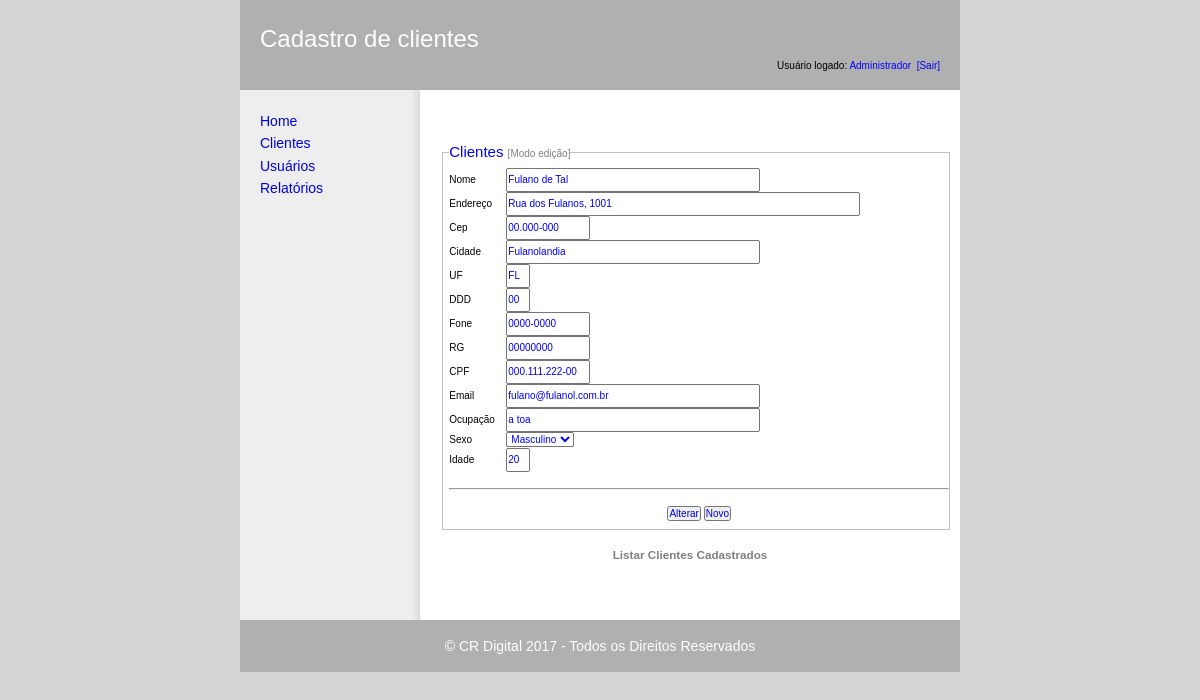
/cadCliente/clientes.php?idCliente=1 (signed in), run on the app's committed database.
### tables this page shows
CREATE TABLE `cliente` (
  `idCliente` int(11) NOT NULL,
  `nome` varchar(155) NOT NULL,
  `endereco` varchar(155) NOT NULL,
  `cep` char(10) NOT NULL,
  `cidade` varchar(100) NOT NULL,
  `uf` char(2) NOT NULL,
  `ddd` char(2) NOT NULL,
  `fone` char(10) NOT NULL,
  `rg` varchar(25) NOT NULL,
  `cpf` varchar(15) NOT NULL,
  `email` varchar(155) NOT NULL,
  `ocupacao` varchar(155) NOT NULL,
  `sexo` char(1) NOT NULL,
  `idade` char(20) NOT NULL,
  `data_cad` datetime NOT NULL
);

### cadCliente/source/php/Conexao.class.php (called while the page is built, shortened)
<?php
class Conexao
{
	public $host       = "localhost";
	public $user       = "php_mysql";
	public $pass       = "12345";
	public $dbBase     = "php_mysql";
	public $erro       = "Falha na conexao com MySql.";
	private $link      = "";
	public function conectaBase()
	{
		$lnk = @mysqli_connect($this->host,$this->user,$this->pass, $this->dbBase)or die($this->erro);
		$this->link = $lnk;
	}
	public function getLink()
	{
		return $this->link;
	}
}
?>

### cadCliente/clientes.php (the view, shortened to what this page needs)
<?php
$conn = new Conexao();
$conn->conectaBase();
if(isset($_GET['idCliente']))
{
	$sql   = "SELECT * FROM cliente WHERE idCliente=".$_GET['idCliente']."";
	$query = @mysqli_query( $conn->getLink(), $sql );
	$linha = @mysqli_fetch_assoc($query);
}
?>
<!doctype html>
<html lang='pt-br'>
<head>
	<link rel='stylesheet' href='source/css/normalize.css'>
	<link rel='stylesheet' href='source/css/geral.css'>
</head>
<body onLoad="document.frmCadCliente.nome.focus()">
<div id="wrapper">
<div id="branding">
<?php include "source/php/head.php";?>
</div>
<div id="content">
<p>&nbsp;</p>
<div class="form">
<fieldset>
<legend>
	Clientes
	<?php
		if(isset($_GET['idCliente']))
		{
			echo "<label class='label'>[Modo edição]</label>";
		}
		else
		{
			echo "<label class='label'>[Modo inserção]</label>";
		}
	?>
</legend>
<table>
<form name="frmCadCliente" method="post" action="source/php/trataCliente.php">
<tr>
	<td>Nome</td>
	<td>
		<input class="input-large" type="text" name="nome" value="<?php echo $linha['nome'];?>" >
	</td>
</tr>
<tr>
	<td>Endereço</td>
	<td>
		<input class="input-largexx" type="text" name="endereco" value="<?php echo $linha['endereco'];?>" >
	</td>
</tr>
<tr>
	<td>Cep</td>
	<td>
		<input class="input-medium" type="text" name="cep" value="<?php echo $linha['cep'];?>" >
	</td>
</tr>
<tr>
	<td>Cidade</td>
	<td>
		<input class="input-large" type="text" name="cidade" value="<?php echo $linha['cidade'];?>" >
	</td>
</tr>
<tr>
	<td>UF</td>
	<td>
		<input class="input-small" type="text" name="uf" value="<?php echo $linha['uf'];?>" >
	</td>
</tr>
<tr>
	<td>DDD</td>
	<td>
		<input class="input-small" type="text" name="ddd" value="<?php echo $linha['ddd'];?>" >
	</td>
</tr>
<tr>
	<td>Fone</td>
	<td>
		<input class="input-medium" type="text" name="fone" value="<?php echo $linha['fone'];?>" >
	</td>
</tr>
<tr>
	<td>RG</td>
	<td>
		<input class="input-medium" type="text" name="rg" value="<?php echo $linha['rg'];?>" >
	</td>
</tr>
<tr>
	<td>CPF</td>
	<td>
		<input class="input-medium" type="text" name="cpf" value="<?php echo $linha['cpf'];?>" >
	</td>
</tr>
<tr>
	<td>Email</td>
	<td>
		<input class="input-large" type="text" name="email" value="<?php echo $linha['email'];?>" >
	</td>
</tr>
<tr>
	<td>Ocupação</td>
	<td>
		<input class="input-large" type="text" name="ocupacao" value="<?php echo $linha['ocupacao'];?>" >
	</td>
</tr>
<tr>
	<td>Sexo</td>
	<td>
		<select name="sexo">
			<option <?php if($linha['sexo'] == 'm'){echo 'selected';}?> value="m">Masculino</option>
		</select>
	</td>
</tr>
<tr>
	<td>Idade</td>
	<td>
		<input class="input-small" type="text" name="idade" value="<?php echo $linha['idade'];?>" >
	</td>
</tr>
<tr>
	<td colspan="2">
	<hr>
	</td>
</tr>
<tr>
	<td colspan="2" align="center">
		<?php
			if(isset($_GET['idCliente'])){
		?>
		<input type="submit" name="btnEditar" value="Alterar" onclick="document.frmCadCliente.acao.value='editar'">
		<input type="button" name="btnNovo" value="Novo" onclick="location.href='clientes.php'">
		<?php }else{?>
		<input type="submit" name="btnCadastar" value="Cadastrar" onclick="document.frmCadCliente.acao.value='inserir'">
		<input type="reset" name="btnLimpar" value="Limpar">
		<?php }?>
	</td>
</tr>
</form>
</table>
</fieldset>
</div>
<br>
<h3><a class="link" href="listarClientes.php">Listar Clientes Cadastrados</a></h3>
</div>
<ul id="mainNav">
<?php include "source/php/menu.php"?>
</ul>
<div id="footer">
<p> &copy; CR Digital <?php echo @date('Y');?> - Todos os Direitos Reservados </p>
</div>
</div>
</body>
</html>

### cadCliente/source/php/head.php
<?php
echo "<h1>Cadastro de clientes</h1>";
echo  "&nbsp;<label class='usuario-logado'>Usu&aacute;rio logado: <font color='blue'>".$_SESSION['pf_nome']."</font>&nbsp; <a href='source/php/logout.php'>[Sair]</a></label>";
 ?>

### cadCliente/source/php/menu.php
<?php
echo '<li class="first" title="Home"><a href="home.php">Home</a></li>';
echo '<li><a href="clientes.php" title="Gerenciar Clientes">Clientes</a></li>';
if($_SESSION['pf_tipo'] == 'us'){
echo '<li><a href="#" title="Acesso restrito &agrave; administradores do sistema.">Usu&aacute;rios</a></li>';
}else {
echo '<li><a href="usuarios.php" title="Gerenciar Usu&aacute;rios">Usu&aacute;rios</a></li>';
}
echo '<li><a href="relatorios.php" title="Visualizar Relat&oacute;rios">Relat&oacute;rios</a></li>';
?>

### cadCliente/source/css/geral.css (style rules this page uses)
body { font: 62.5%/1.6 "Lucida Grande", "Lucida Sans", "Lucida Sans Unicode", Verdana, sans-serif; background-color:#D4D4D4; }
h1 { font-size: 2.4em; font-weight: normal; color: #FFF; }
a { text-decoration:none; }
h3, h4 ,p { text-align:center; }
p, li { font-size: 1.4em; }
h1, h2, p { margin: 1em 0; }
#branding h1 { margin: 0; }
#branding { height: 50px; background-color:#b0b0b0; padding: 20px; }
#mainNav { list-style: none; }
#footer { background-color:#b0b0b0; padding: 1px 20px; }
body { text-align: center; min-width: 760px; }
#wrapper { width: 720px; margin: 0 auto; text-align: left; background: #fff url(../../images/nav-bg-fixed.gif) repeat-y left top; }
#content { width: 520px; height: 530px; float: right; }
#mainNav { width: 180px; float: left; }
#footer { clear: both; color: #FFF; text-align:center; }
#mainNav { padding-top: 20px; padding-bottom: 20px; }
#mainNav * { padding-left: 20px; padding-right: 20px; }
#mainNav * * { padding-left: 0; padding-right: 0; }
#content * { padding-right: 20px; }
#content * * { padding-right: 0; }
.form, table { width:500px; }
.input-small { width:20px; height:20px; color:blue; }
.input-medium { width:80px; height:20px; color:blue; }
.input-large { width:250px; height:20px; color:blue; }
.input-largexx { width:350px; height:20px; color:blue; }
select { color:blue; }
hr { color:#CCC; }
legend { color:blue; font-size:15px; }
input { color:blue; }
.label { font-size:10px; color:gray; }
.link { color:gray; text-align:center; }
.usuario-logado { float:right; }

### data on the page
cliente: nome "Fulano de Tal", endereco "Rua dos Fulanos, 1001", cep "00.000-000", cidade "Fulanolandia", uf "FL", ddd "00", fone "0000-0000", rg "00000000", cpf "000.111.222-00", email "fulano@fulanol.com.br", ocupacao "a toa", sexo "Masculino", idade "20"

### other printed values
$_SESSION['pf_nome'] "Administrador"
